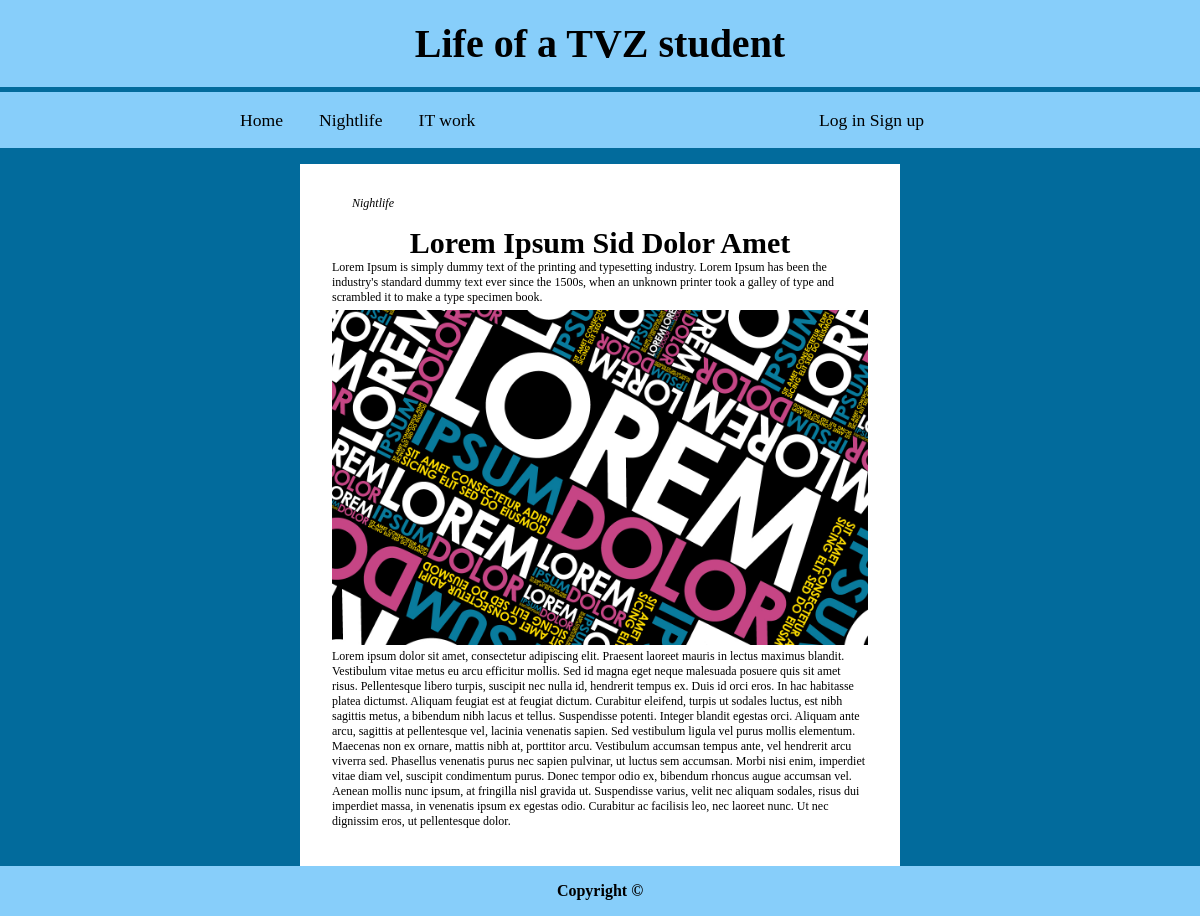
Screenshot of /clanak.php?id=37 with the database file from the repository.
### tables this page shows
CREATE TABLE `category` (
  `id` int(11) NOT NULL,
  `category` varchar(255) NOT NULL
);

CREATE TABLE `articles` (
  `id` int(11) NOT NULL,
  `date` varchar(32) NOT NULL DEFAULT current_timestamp(),
  `author` varchar(255) NOT NULL,
  `title` varchar(255) NOT NULL,
  `summary` tinytext NOT NULL,
  `content` text NOT NULL,
  `image_link` varchar(255) NOT NULL,
  `category_id` int(11) NOT NULL,
  `archive` tinyint(1) NOT NULL
);

### clanak.php (the view, shortened to what this page needs)
<?php
    function get_article_by_id($id, $dbc){
        $id_select = "SELECT a.*, c.category FROM articles AS a JOIN category AS c ON a.category_id = c.id WHERE a.id = $id";
        $article = mysqli_query($dbc, $id_select);
        return $article;
    }
    function print_article($db_result){
        if($row = mysqli_fetch_array($db_result)){
            echo '<p class="category">'. $row['category'] .'</p>';
            echo '<h2>'. $row['title'] .'</h2>';
            echo '<p class="description">' . $row['summary'] . '</p>';
            echo '<img class="article-img" src ="'. $row['image_link'] .'"/>';
            echo '<p class="paragraf">' . $row['content'] . '</p>';
        } else die();
    }
?>
<!DOCTYPE html>
<html lang = "en">
    <head>
        <link rel="stylesheet" type="text/css" href="CSS/style.css"/>
    </head>
    <body class="article-color">
        <?php include 'PHP/header.php'?>
        <section class="article-wrapper">
            <article>
                <?php
                    if(isset($_GET['id'])){
                        print_article(get_article_by_id($_GET['id'], $dbc));
                    } elseif(isset($_GET['name'])){
                        print_article(get_article_by_name($_GET['name'], $dbc));
                    }
                ?>
            </article>
        </section>
        <?php include 'PHP/footer.php'?>
    </body>
</html>

### PHP/header.php
<?php
    $sql = "SELECT c.category FROM category AS c";
?>
<header>
    <h1 class="header-text">Life of a TVZ student</h1>
    <nav class="nav-bar">
        <a href="index.php">Home</a>
        <?php
        require 'connect.php';
        $result = mysqli_query($dbc, $sql);
        if($result){
            while($row = mysqli_fetch_array($result)){
                echo('<a href = "kategorija.php?naziv=' . $row['category'] .'">'. $row['category'] .'');
            }
        }
        ?>
        <?php
            if(isset($_SESSION['username'])){
                if($_SESSION['level'] == 1){
                    echo '<a href="administracija.php">Admin</a>';
                }
                echo    '<div class="login-wrapper">
                            <a href="PHP/logout.php">Logout</a>
                            <p>'. $_SESSION['username'] .'
                        </div>';
            } else echo '<div class="login-wrapper">
            <a href="login.php">Log in</a>
            <a href="registracija.php">Sign up</a>
        </div>';
        ?>
    </nav>
</header>

### CSS/style.css (style rules this page uses)
* { margin: 0; padding: 0; box-sizing: border-box; font-family: "Times New Roman", Times, serif; }
a { text-decoration: none; color: black; }
a:link { text-decoration: none; }
header, footer { width: 100%; }
header { background-color: lightskyblue; position: sticky; }
.header-text { text-align: center; font-size: 2.5em; padding: .5em 0em; border-bottom: 5px solid #026b9c; }
.nav-bar { padding: 0% 20% 0% 20%; overflow: hidden; font-size: 1em; }
.nav-bar > a { float: left; padding-right: 5%; padding-top: 1em; padding-bottom: 1em; font-size: 1.1em; }
.login-wrapper { float:right; padding-right: 5%; padding-top: 1em; padding-bottom: 1em; font-size: 1.1em; }
body { display:flex; flex-direction: column; }
.article-color { background-color: #026b9c; }
.article-wrapper { margin: 0 auto; background:white; margin-top: 1em; padding: 2em; margin-left: 25%; margin-right: 25%; }
.category { font-size: 0.7em; padding-left: 20px; margin-bottom: 10px; font-style: italic; }
.article-wrapper > article > h2 { text-align: center; font-size: 2.5vw; }
.article-wrapper > article > p { font-size: 1vw; padding-bottom: 5px; }
.article-img { max-width: 100%; object-fit: cover; align-self: center; }

### rows the page displays
category: category "Nightlife"
category: category "IT work"
articles: category.category "Nightlife", title "Lorem Ipsum Sid Dolor Amet", summary "Lorem Ipsum is simply dummy text of the printing and typesetting industry. Lorem Ipsum has been the industry's standard dummy text ever since the 1500s, when an unknown printer took a galley of type and scrambled it to make a type specimen book.", image_link (picture), content "Lorem ipsum dolor sit amet, consectetur adipiscing elit. Praesent laoreet mauris in lectus maximus blandit. Vestibulum vitae metus eu arcu efficitur mollis. Sed id magna eget neque malesuada posuere quis sit amet risus. Pellentesque libero turpis, suscipit nec nulla id, hendrerit tempus ex. Duis id orci eros. In hac habitasse platea dictumst. Aliquam feugiat est at feugiat dictum. Curabitur eleifend, turpis ut sodales luctus, est nibh sagittis metus, a bibendum nibh lacus et tellus. Suspendisse potenti. Integer blandit egestas orci. Aliquam ante arcu, sagittis at pellentesque vel, lacinia venenatis sapien. Sed vestibulum ligula vel purus mollis elementum. Maecenas non ex ornare, mattis nibh…"
